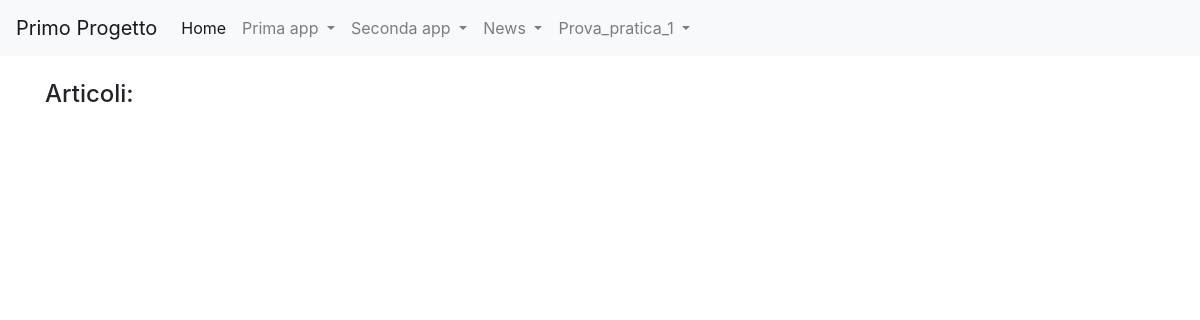
Before: /news/lista_articoli/ with the older database file.
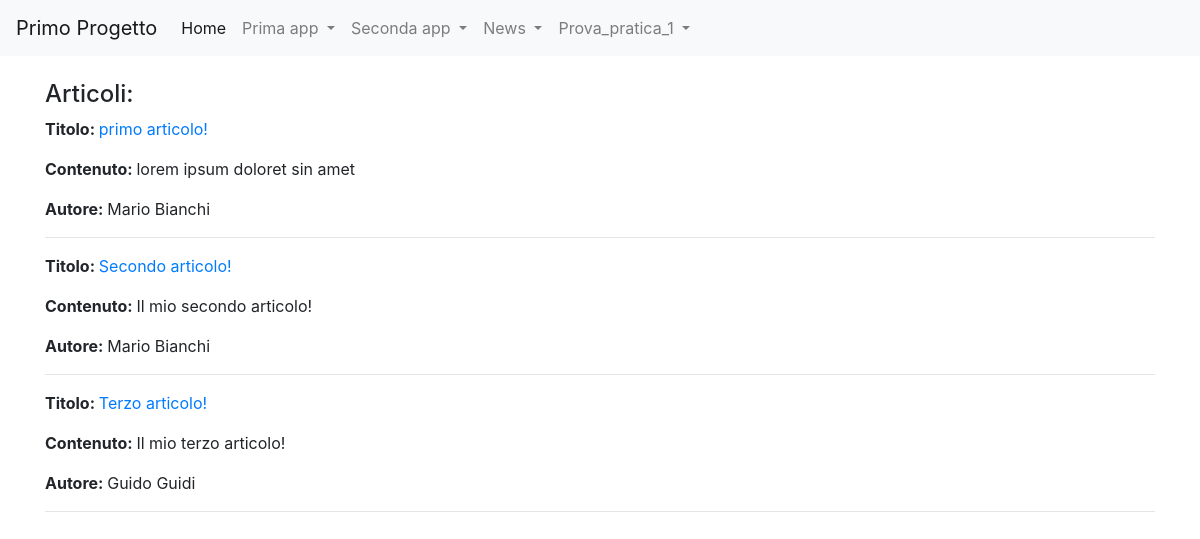
After: the same page with the newer database file.
### news/models.py (models this page shows)
class Articolo(models.Model):
    titolo = models.CharField(max_length=20)
    contenuto = models.TextField()
    giornalista = models.ForeignKey(Giornalista, on_delete=models.CASCADE, related_name="articoli")
    class Meta:
        verbose_name = "Articolo"
        verbose_name_plural = "Articoli"

class Giornalista(models.Model):
    nome = models.CharField(max_length=20)
    cognome = models.CharField(max_length=20)
    class Meta:
        verbose_name = "Giornalista"
        verbose_name_plural = "Giornalisti"

### news/views.py (the view)
# urls.py: path("lista_articoli/", ArticoloListView.as_view(), name="lista_articoli"),
class ArticoloListView(ListView):
    model=Articolo
    template_name="lista_articoli.html"
    def get_context_data(self, **kwargs):
        context = super().get_context_data(**kwargs)
        context["articoli"]=Articolo.objects.all()
        return context

### news/templates/lista_articoli.html (shortened to what this page needs)
{% extends 'base.html' %}
{%block content%}
<h4>Articoli:</h4>
    {% for articolo in articoli %}
        <p><strong>Titolo: </strong><a href="/news/articoli/{{articolo.id}}">{{articolo.titolo}}</a></p>
        <p><strong>Contenuto: </strong>{{ articolo.contenuto }}</p>
        <p><strong>Autore: </strong>{{ articolo.giornalista.nome }} {{ articolo.giornalista.cognome }}</p>
        <hr>
    {% endfor %}
{% endblock content %}

Changed rows visible on the page:
added Articolo: titolo "primo articolo!", contenuto "lorem ipsum doloret sin amet", giornalista.nome "Mario", giornalista.cognome "Bianchi"
added Articolo: titolo "Secondo articolo!", contenuto "Il mio secondo articolo!", giornalista.nome "Mario", giornalista.cognome "Bianchi"
added Articolo: titolo "Terzo articolo!", contenuto "Il mio terzo articolo!", giornalista.nome "Guido", giornalista.cognome "Guidi"
